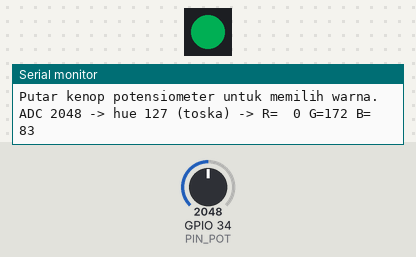
A sketch run on a simulated ESP32. On the bench: 1 RGB LEDs in strip order, left to right, the last lines printed to the serial monitor. The inputs (shaded band) are chosen by the test bench; at power-on: GPIO 34 (PIN_POT) = 2048. Dim RGB values are drawn brighter than linear.

Above: at 1.2 s.
1.3 s: GPIO 34 (PIN_POT) set to 2126
At 2.4 s:
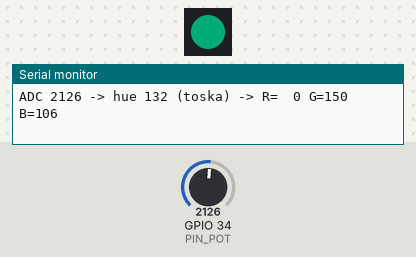
2.8 s: GPIO 34 (PIN_POT) set to 2866
At 3.6 s:
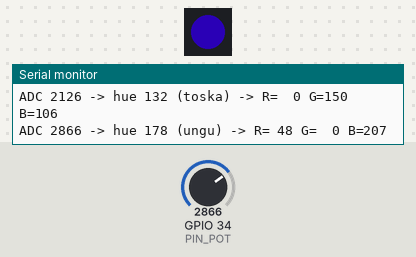
4.3 s: GPIO 34 (PIN_POT) set to 3060
At 4.8 s:
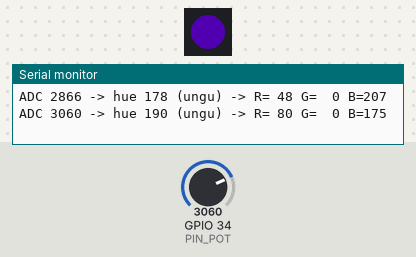
5.8 s: GPIO 34 (PIN_POT) set to 3150
At 7.0 s:
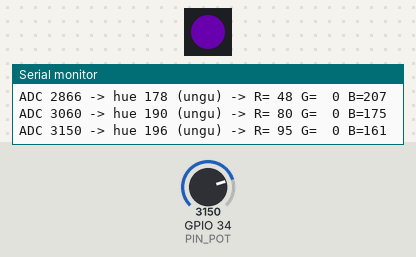
7.3 s: GPIO 34 (PIN_POT) set to 3603
At 8.4 s:
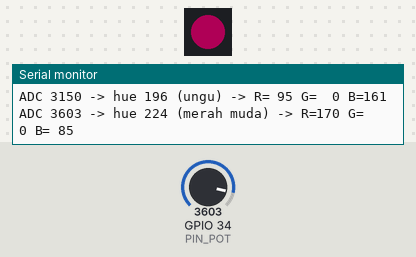
8.8 s: GPIO 34 (PIN_POT) set to 3570
At 9.6 s:
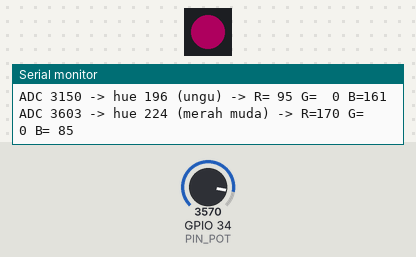
Timing chart, 0 to 11.3 s (numbered marks = the images above; inputs shaded):
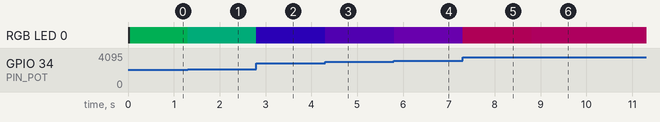

Measured:
- after the input at 1.3 s, RGB LED 0: RGB(0, 54, 26) → RGB(0, 47, 33) at once
- after the input at 2.8 s, RGB LED 0: RGB(0, 47, 33) → RGB(15, 0, 65) at once
- after the input at 4.3 s, RGB LED 0: RGB(15, 0, 65) → RGB(25, 0, 55) at once
- after the input at 5.8 s, RGB LED 0: RGB(25, 0, 55) → RGB(30, 0, 50) at once
- after the input at 7.3 s, RGB LED 0: RGB(30, 0, 50) → RGB(53, 0, 26) at once
- after the input at 8.8 s, RGB LED 0: RGB(53, 0, 26) → RGB(52, 0, 28) at once

The sketch:

p2_roda_warna_potensiometer.ino
```cpp
/*
 * BAB 36 - Program 2: Roda Warna dengan Potensiometer
 * Posisi potensiometer (ADC 0–4095) diubah menjadi hue 0–255,
 * lalu WS2812 menampilkan CHSV(hue, 255, 255).
 *
 * Rangkaian: D-IN (header LED) → IO12
 *            VR10K (header kuning) → IO34
 * Library  : FastLED (Daniel Garcia)
 */

#include <FastLED.h>

#define PIN_WS2812 12   // D-IN WS2812 → IO12
#define JUMLAH_LED 1
#define KECERAHAN  80   // kecerahan global 0–255 (±31%)
#define PIN_POT    34   // potensiometer VR10K → IO34 (ADC1)

CRGB leds[JUMLAH_LED];

const unsigned long INTERVAL_BACA_MS = 50;  // baca potensiometer 20 kali per detik
unsigned long waktuBaca = 0;
int hueTercetak = -1;  // hue terakhir yang dicetak; -1 = belum pernah mencetak

// Nama perkiraan warna untuk setiap rentang hue FastLED
const char *namaWarna(uint8_t hue) {
  if (hue < 16)  return "merah";
  if (hue < 48)  return "oranye";
  if (hue < 80)  return "kuning";
  if (hue < 112) return "hijau";
  if (hue < 144) return "toska";
  if (hue < 176) return "biru";
  if (hue < 208) return "ungu";
  if (hue < 240) return "merah muda";
  return "merah";  // 240–255: roda warna kembali ke merah
}

void setup() {
  Serial.begin(115200);

  FastLED.addLeds<WS2812B, PIN_WS2812, GRB>(leds, JUMLAH_LED);
  FastLED.setBrightness(KECERAHAN);
  FastLED.clear(true);

  Serial.println("BAB 36 - Program 2: Roda Warna dengan Potensiometer");
  Serial.println("Putar kenop potensiometer untuk memilih warna.");
}

void loop() {
  unsigned long sekarang = millis();

  if (sekarang - waktuBaca >= INTERVAL_BACA_MS) {
    waktuBaca = sekarang;

    int adc = analogRead(PIN_POT);            // 0–4095
    uint8_t hue = map(adc, 0, 4095, 0, 255);  // ubah ke rentang hue 0–255

    leds[0] = CHSV(hue, 255, 255);  // saturasi penuh, value penuh
    FastLED.show();

    // Cetak hanya kalau hue berubah minimal 4 langkah, supaya Serial Monitor tidak banjir
    if (hueTercetak < 0 || abs(hue - hueTercetak) >= 4) {
      hueTercetak = hue;
      Serial.printf("ADC %4d -> hue %3d (%s) -> R=%3d G=%3d B=%3d\n",
                    adc, hue, namaWarna(hue), leds[0].r, leds[0].g, leds[0].b);
    }
  }
}
```
